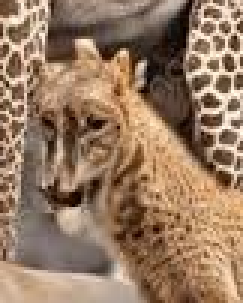
#> input picture Practical_9/target_img.png, 81 x 101 px (shown 3 times larger)
$ python Practical_9.1.py
#> lines starting #> are read from the running program, lines starting #| are printed output that depends on the picture; after the words box and inside, x2 and y2 are one past the last pixel; in counts of white or black regions, pixels touching at a corner belong together
import cv2
import numpy as np
def detect_object(template_path, input_image_path):
#> called with template_path = 'target_img.png', input_image_path = 'input_img.jpg'
    template = cv2.imread(template_path, 0)
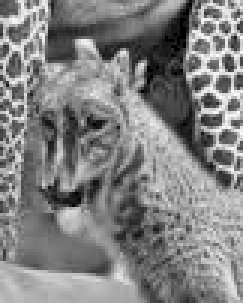
#> template: shape (101, 81) (shown 3 times larger); min 0, max 250, mean 129.2
    img = cv2.imread(input_image_path)
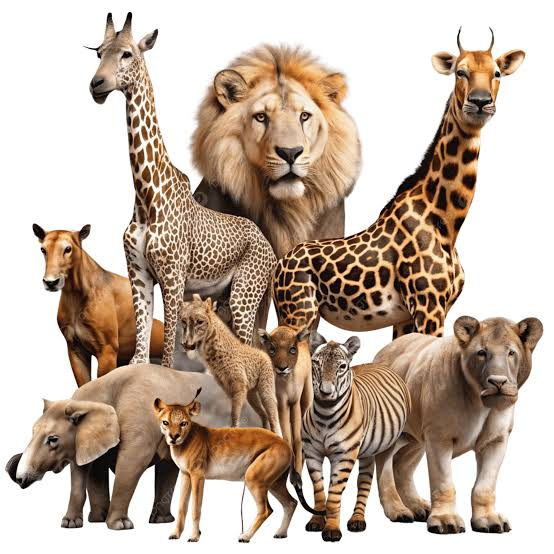
#> input picture Practical_9/input_img.jpg, 554 x 554 px
#> img is the input picture: shape (554, 554, 3); mean B, G, R 163.2, 177.6, 194.9
    gray_img = cv2.cvtColor(img, cv2.COLOR_BGR2GRAY)
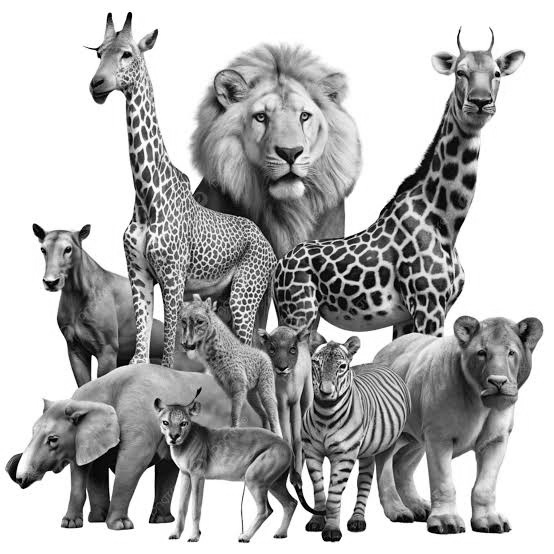
#> gray_img: shape (554, 554); min 0, max 255, mean 181.1
    w, h = template.shape[::-1]
#> w = 81; h = 101
    res = cv2.matchTemplate(gray_img, template, cv2.TM_CCOEFF_NORMED)
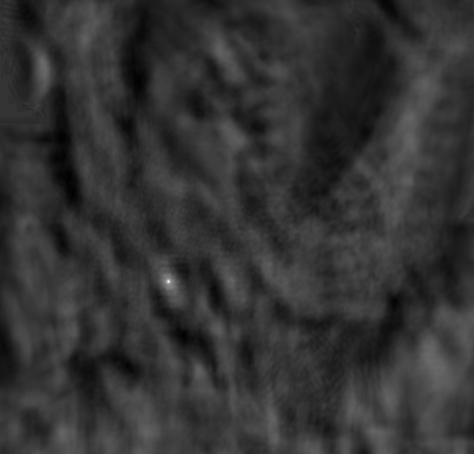
#> res: shape (454, 474) float32; min -0.259, max 1, mean -0.00411; drawn with min black and max white
    threshold = 0.8
    loc = np.where(res >= threshold)
#> loc = ([280, 281, 282], [168, 168, 168])
    for pt in zip(*loc[::-1]):
        cv2.rectangle(img, pt, (pt[0] + w, pt[1] + h), (0, 255, 255), 2)
#> this loop made 3 passes
#> pt on passes 1 to 3: (168, 280), (168, 281), (168, 282)
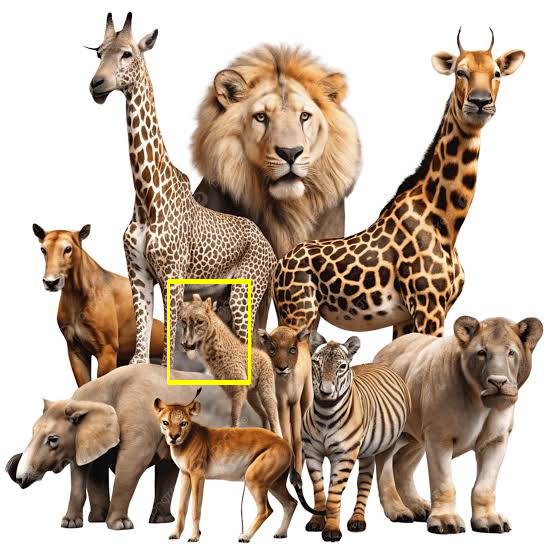
#> img: shape (554, 554, 3); 0.46% of pixels changed, all inside (x1, y1, x2, y2) = (167, 279, 251, 385)
    cv2.imshow('CS25D010', img)
    cv2.waitKey(0)
    cv2.destroyAllWindows()
template_path = "target_img.png"
input_image_path = "input_img.jpg"
# Detect the object in the input image using the template
detect_object(template_path,input_image_path)
